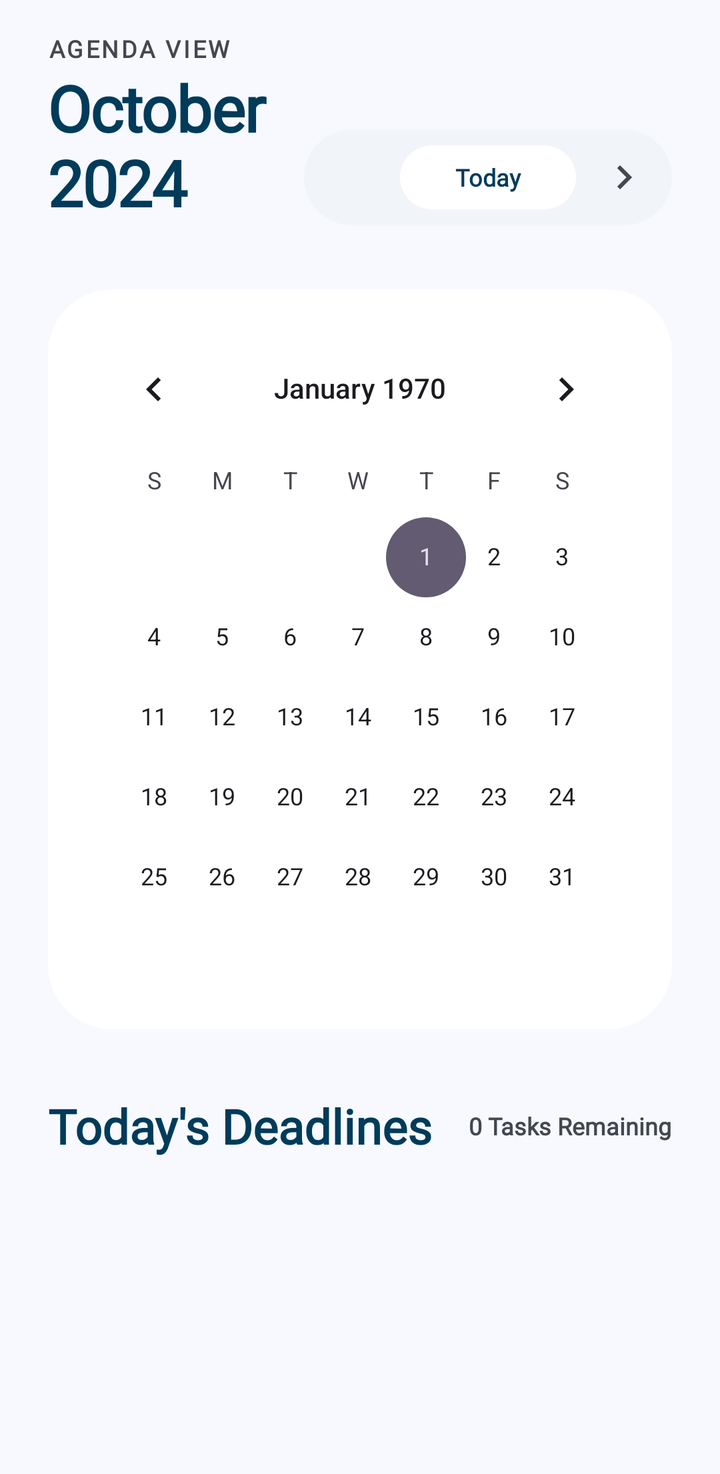
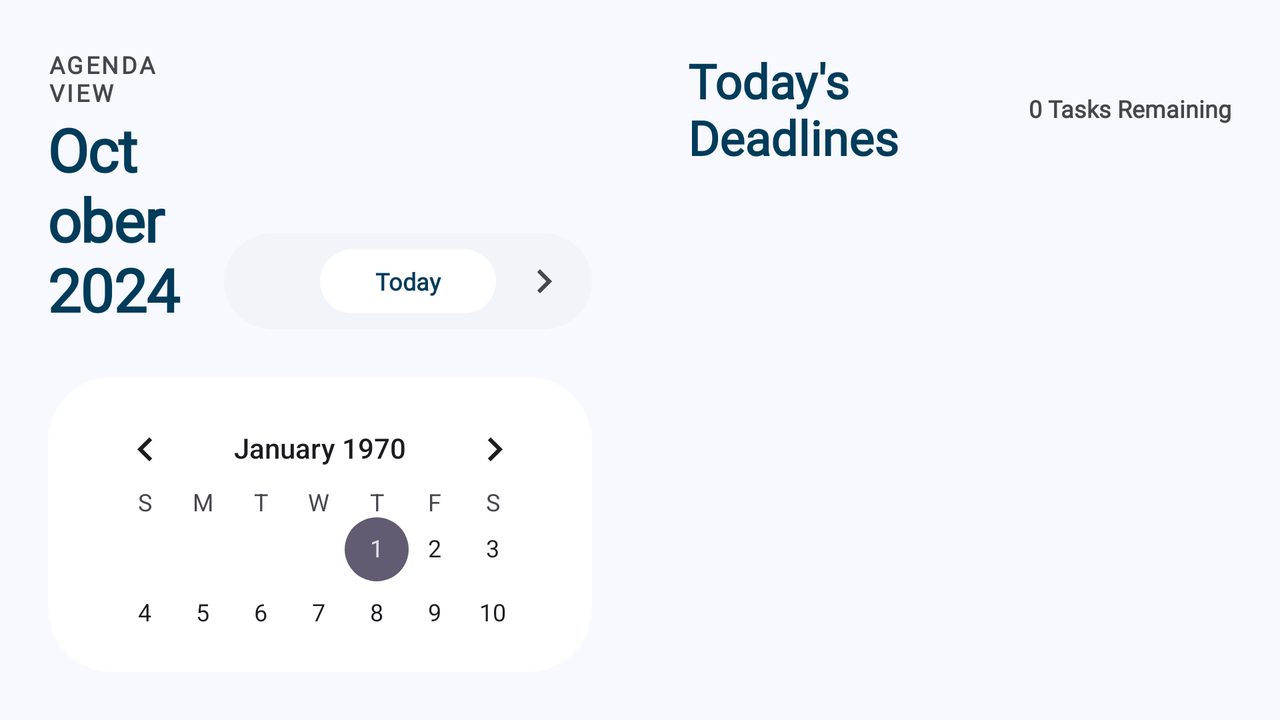

One screen, two layout resources from the same app: the default and the repository's alternative for another configuration. Each is rendered where Android would select it; the XML of both is given below.
<!-- AndroidManifest.xml: application theme Theme.DeadlineDesk -->
<!-- res/layout/fragment_calendar.xml -->
<?xml version="1.0" encoding="utf-8"?>
<androidx.core.widget.NestedScrollView xmlns:android="http://schemas.android.com/apk/res/android"
    xmlns:app="http://schemas.android.com/apk/res-auto"
    xmlns:tools="http://schemas.android.com/tools"
    android:layout_width="match_parent"
    android:layout_height="match_parent"
    android:background="@color/surface"
    android:clipToPadding="false"
    android:paddingBottom="118dp">

    <LinearLayout
        android:layout_width="match_parent"
        android:layout_height="wrap_content"
        android:orientation="vertical"
        android:paddingHorizontal="24dp"
        android:paddingTop="16dp"
        android:paddingBottom="24dp">

        <LinearLayout
            android:layout_width="match_parent"
            android:layout_height="wrap_content"
            android:layout_marginBottom="32dp"
            android:gravity="bottom"
            android:orientation="horizontal"
            android:baselineAligned="false">

            <LinearLayout
                android:layout_width="0dp"
                android:layout_height="wrap_content"
                android:layout_weight="1"
                android:orientation="vertical">

                <TextView
                    android:layout_width="wrap_content"
                    android:layout_height="wrap_content"
                    android:fontFamily="@font/inter"
                    android:text="@string/label_agenda_view"
                    android:textAllCaps="true"
                    android:textColor="@color/on_surface_variant"
                    android:textSize="12sp"
                    android:textStyle="bold"
                    android:letterSpacing="0.1" />

                <TextView
                    android:id="@+id/tv_calendar_header"
                    android:layout_width="wrap_content"
                    android:layout_height="wrap_content"
                    android:fontFamily="@font/manrope"
                    android:text="October 2024"
                    android:textColor="@color/primary"
                    android:textSize="32sp"
                    android:textStyle="bold"
                    android:letterSpacing="-0.02" />
            </LinearLayout>

            <LinearLayout
                android:layout_width="wrap_content"
                android:layout_height="wrap_content"
                android:background="@drawable/bg_calendar_controls"
                android:orientation="horizontal"
                android:padding="4dp"
                android:clipToOutline="true">

                <ImageButton
                    android:id="@+id/btn_prev_month"
                    android:layout_width="40dp"
                    android:layout_height="40dp"
                    android:background="?attr/selectableItemBackgroundBorderless"
                    android:src="@drawable/ic_chevron_left"
                    android:contentDescription="@string/prev_month"
                    app:tint="@color/on_surface_variant" />

                <com.google.android.material.button.MaterialButton
                    android:id="@+id/btn_go_today"
                    android:layout_width="wrap_content"
                    android:layout_height="40dp"
                    android:layout_marginHorizontal="4dp"
                    android:fontFamily="@font/inter"
                    android:paddingHorizontal="14dp"
                    android:text="@string/go_to_today"
                    android:textAllCaps="false"
                    android:textColor="@color/primary"
                    android:textSize="12sp"
                    android:textStyle="bold"
                    app:backgroundTint="@color/surface_container_lowest"
                    app:cornerRadius="20dp"
                    app:elevation="0dp" />

                <ImageButton
                    android:id="@+id/btn_next_month"
                    android:layout_width="40dp"
                    android:layout_height="40dp"
                    android:background="?attr/selectableItemBackgroundBorderless"
                    android:src="@drawable/ic_chevron_right"
                    android:contentDescription="@string/next_month"
                    app:tint="@color/on_surface_variant" />
            </LinearLayout>
        </LinearLayout>

        <com.google.android.material.card.MaterialCardView
            android:layout_width="match_parent"
            android:layout_height="wrap_content"
            android:layout_marginBottom="32dp"
            app:cardBackgroundColor="@color/surface_container_lowest"
            app:cardCornerRadius="32dp"
            app:cardElevation="0dp"
            app:strokeWidth="0dp"
            app:strokeColor="@color/outline_variant"
            app:contentPadding="16dp">

            <CalendarView
                android:id="@+id/calendarView"
                android:layout_width="match_parent"
                android:layout_height="wrap_content" />

        </com.google.android.material.card.MaterialCardView>

        <LinearLayout
            android:layout_width="match_parent"
            android:layout_height="wrap_content"
            android:layout_marginBottom="16dp"
            android:gravity="center_vertical"
            android:orientation="horizontal">

            <TextView
                android:id="@+id/tv_agenda_date"
                android:layout_width="0dp"
                android:layout_height="wrap_content"
                android:layout_weight="1"
                android:fontFamily="@font/manrope"
                android:text="@string/today_deadlines"
                android:textColor="@color/primary"
                android:textSize="24sp"
                android:textStyle="bold" />

            <TextView
                android:id="@+id/tv_task_count"
                android:layout_width="wrap_content"
                android:layout_height="wrap_content"
                android:fontFamily="@font/inter"
                android:text="0 Tasks Remaining"
                android:textColor="@color/on_surface_variant"
                android:textSize="12sp"
                android:textStyle="bold" />
        </LinearLayout>

        <androidx.recyclerview.widget.RecyclerView
            android:id="@+id/recycler_view_agenda"
            android:layout_width="match_parent"
            android:layout_height="wrap_content"
            android:nestedScrollingEnabled="false" />

        <TextView
            android:id="@+id/tv_completed_header"
            android:layout_width="match_parent"
            android:layout_height="wrap_content"
            android:layout_marginTop="32dp"
            android:layout_marginBottom="16dp"
            android:fontFamily="@font/manrope"
            android:text="@string/completed_tasks"
            android:textColor="@color/on_surface_variant"
            android:textSize="16sp"
            android:textStyle="bold"
            android:visibility="gone" />

        <androidx.recyclerview.widget.RecyclerView
            android:id="@+id/recycler_view_completed"
            android:layout_width="match_parent"
            android:layout_height="wrap_content"
            android:nestedScrollingEnabled="false"
            android:visibility="gone" />

        <LinearLayout
            android:id="@+id/empty_state_view"
            android:layout_width="match_parent"
            android:layout_height="wrap_content"
            android:background="@drawable/bg_empty_state"
            android:gravity="center"
            android:orientation="vertical"
            android:padding="40dp"
            android:visibility="gone">

            <FrameLayout
                android:layout_width="120dp"
                android:layout_height="120dp"
                android:layout_marginBottom="32dp">

                <View
                    android:layout_width="match_parent"
                    android:layout_height="match_parent"
                    android:alpha="0.1"
                    android:background="@drawable/bg_squircle_soft"
                    android:rotation="0" />

                <ImageView
                    android:layout_width="80dp"
                    android:layout_height="80dp"
                    android:layout_gravity="center"
                    android:src="@drawable/ic_calendar"
                    android:contentDescription="@string/empty_state_icon_desc"
                    app:tint="@color/primary" />
            </FrameLayout>

            <TextView
                android:layout_width="wrap_content"
                android:layout_height="wrap_content"
                android:fontFamily="@font/manrope"
                android:text="@string/no_deadlines_today"
                android:textColor="@color/on_surface"
                android:textSize="24sp"
                android:textStyle="bold"
                android:layout_marginBottom="8dp"/>

            <TextView
                android:layout_width="wrap_content"
                android:layout_height="wrap_content"
                android:fontFamily="@font/inter"
                android:gravity="center"
                android:text="@string/no_deadlines_desc"
                android:textColor="@color/on_surface_variant"
                android:textSize="16sp"
                android:layout_marginBottom="32dp" />

            <com.google.android.material.button.MaterialButton
                android:id="@+id/btn_empty_add"
                android:layout_width="wrap_content"
                android:layout_height="64dp"
                android:paddingHorizontal="32dp"
                android:text="@string/add_new_assignment"
                android:textAllCaps="false"
                android:textStyle="bold"
                android:fontFamily="@font/inter"
                android:background="@drawable/gradient_primary"
                android:textColor="@color/on_primary"
                app:backgroundTint="@null"
                app:cornerRadius="24dp"
                app:elevation="0dp"
                
                
                app:icon="@drawable/ic_add" />

            <LinearLayout
                android:layout_width="match_parent"
                android:layout_height="wrap_content"
                android:orientation="vertical"
                android:layout_marginTop="32dp">
                
                <include layout="@layout/card_empty_tip"
                    android:id="@+id/tip_1" />
                    
                <include layout="@layout/card_empty_tip" 
                    android:id="@+id/tip_2" />
            </LinearLayout>

        </LinearLayout>
    </LinearLayout>
</androidx.core.widget.NestedScrollView>
<!-- res/layout/card_empty_tip.xml (included above) -->
<?xml version="1.0" encoding="utf-8"?>
<LinearLayout xmlns:android="http://schemas.android.com/apk/res/android"
    android:layout_width="match_parent"
    android:layout_height="wrap_content"
    xmlns:app="http://schemas.android.com/apk/res-auto"
    android:orientation="horizontal"
    android:background="@drawable/bg_rounded_xl"
    android:backgroundTint="@color/surface_container_lowest"
    android:padding="24dp"
    android:layout_marginTop="16dp"
    android:elevation="0dp"
    android:outlineAmbientShadowColor="@color/on_surface"
    android:outlineSpotShadowColor="@color/on_surface">

    <FrameLayout
        android:id="@+id/tip_icon_bg"
        android:layout_width="48dp"
        android:layout_height="48dp"
        android:background="@drawable/bg_rounded_xl"
        android:backgroundTint="#33A5D6A7"
        android:layout_marginEnd="16dp">
        <ImageView
            android:id="@+id/tip_icon"
            android:layout_width="24dp"
            android:layout_height="24dp"
            android:layout_gravity="center"
            android:src="@drawable/ic_priority"
            app:tint="#A5D6A7" />
    </FrameLayout>
    
    <LinearLayout
        android:layout_width="match_parent"
        android:layout_height="wrap_content"
        android:orientation="vertical">
        <TextView
            android:id="@+id/tip_title"
            android:layout_width="wrap_content"
            android:layout_height="wrap_content"
            android:text="Weekly Review"
            android:textColor="@color/primary"
            android:textStyle="bold"
            android:textSize="14sp"
            android:layout_marginBottom="4dp"
            android:fontFamily="@font/manrope" />
        <TextView
            android:id="@+id/tip_desc"
            android:layout_width="wrap_content"
            android:layout_height="wrap_content"
            android:text="Review your progress for the semester and set new goals for next week."
            android:textColor="@color/on_surface_variant"
            android:textSize="12sp"
            android:lineSpacingExtra="1dp"
            android:fontFamily="@font/inter" />
    </LinearLayout>
</LinearLayout>
<!-- resources referenced by this layout -->
<resources>
  <color name="on_primary">#ffffff</color>
  <color name="on_surface">#181c20</color>
  <color name="on_surface_variant">#44474e</color>
  <color name="outline_variant">#26181C20</color>
  <color name="primary">#003b5a</color>
  <color name="surface">#f7f9fe</color>
  <color name="surface_container_lowest">#ffffff</color>
  <!-- drawable bg_calendar_controls (drawable) -->
  <?xml version="1.0" encoding="utf-8"?>
  <shape xmlns:android="http://schemas.android.com/apk/res/android"
      android:shape="rectangle">
      <solid android:color="@color/surface_container_low" />
      <corners android:radius="24dp" />
  </shape>
  <!-- drawable bg_empty_state (drawable) -->
  <?xml version="1.0" encoding="utf-8"?>
  <shape xmlns:android="http://schemas.android.com/apk/res/android"
      android:shape="rectangle">
      <corners android:radius="32dp" />
      <solid android:color="@color/surface_container_low" />
  </shape>
  <!-- drawable bg_squircle_soft (drawable) -->
  <?xml version="1.0" encoding="utf-8"?>
  <shape xmlns:android="http://schemas.android.com/apk/res/android"
      android:shape="rectangle">
      <solid android:color="@color/primary" />
      <corners android:radius="36dp" />
  </shape>
  <string name="add_new_assignment">Add New Assignment</string>
  <string name="completed_tasks">Completed Tasks</string>
  <string name="empty_state_icon_desc">Empty state icon</string>
  <string name="go_to_today">Today</string>
  <string name="label_agenda_view">AGENDA VIEW</string>
  <string name="next_month">Next Month</string>
  <string name="no_deadlines_desc">No deadlines for this date. Time for a well-deserved break or some light reading.</string>
  <string name="no_deadlines_today">All Clear for Today!</string>
  <string name="prev_month">Previous Month</string>
  <string name="today_deadlines">Today\'s Deadlines</string>
  <color name="surface_container_low">#f1f4f9</color>
  <color name="primary_container">#1a5276</color>
  <color name="on_primary_container">#ffffff</color>
  <color name="tertiary">#4b3200</color>
  <color name="on_tertiary">#ffffff</color>
  <color name="tertiary_container">#ffddb3</color>
  <color name="on_tertiary_container">#281800</color>
  <color name="primary_fixed_dim">#9bccf6</color>
  <color name="on_primary_fixed">#001e30</color>
  <color name="surface_variant">#e1e2e8</color>
  <style name="ShapeAppearance.DeadlineDesk.Small" parent="ShapeAppearance.Material3.SmallComponent">
          <item name="cornerFamily">rounded</item>
          <item name="cornerSize">8dp</item>
      </style>
  <style name="ShapeAppearance.DeadlineDesk.Medium" parent="ShapeAppearance.Material3.MediumComponent">
          <item name="cornerFamily">rounded</item>
          <item name="cornerSize">12dp</item>
      </style>
  <style name="ShapeAppearance.DeadlineDesk.Large" parent="ShapeAppearance.Material3.LargeComponent">
          <item name="cornerFamily">rounded</item>
          <item name="cornerSize">24dp</item>
      </style>
  <style name="TextAppearance.DeadlineDesk.HeadlineSmall" parent="TextAppearance.Material3.HeadlineSmall">
          <item name="fontFamily">@font/manrope</item>
          <item name="android:fontFamily">@font/manrope</item>
          <item name="android:textStyle">bold</item>
          <item name="android:textSize">24sp</item>
      </style>
  <style name="TextAppearance.DeadlineDesk.BodyLarge" parent="TextAppearance.Material3.BodyLarge">
          <item name="fontFamily">@font/inter</item>
          <item name="android:fontFamily">@font/inter</item>
          <item name="android:textSize">16sp</item>
      </style>
  <style name="TextAppearance.DeadlineDesk.LabelMedium" parent="TextAppearance.Material3.LabelMedium">
          <item name="fontFamily">@font/inter</item>
          <item name="android:fontFamily">@font/inter</item>
          <item name="android:textStyle">bold</item>
          <item name="android:textSize">12sp</item>
      </style>
  <!-- some entries are left out for length -->
</resources>
<!-- res/layout-land/fragment_calendar.xml (the repository's variant of the layout above) -->
<!-- drawn on the phone turned sideways -->
<?xml version="1.0" encoding="utf-8"?>
<LinearLayout xmlns:android="http://schemas.android.com/apk/res/android"
    xmlns:app="http://schemas.android.com/apk/res-auto"
    xmlns:tools="http://schemas.android.com/tools"
    android:layout_width="match_parent"
    android:layout_height="match_parent"
    android:background="@color/surface"
    android:orientation="horizontal">

    <LinearLayout
        android:layout_width="0dp"
        android:layout_height="match_parent"
        android:layout_weight="1"
        android:clipToPadding="false"
        android:orientation="vertical"
        android:padding="24dp">

        <LinearLayout
            android:layout_width="match_parent"
            android:layout_height="wrap_content"
            android:layout_marginBottom="24dp"
            android:baselineAligned="false"
            android:gravity="bottom"
            android:orientation="horizontal">

            <LinearLayout
                android:layout_width="0dp"
                android:layout_height="wrap_content"
                android:layout_weight="1"
                android:orientation="vertical">

                <TextView
                    android:layout_width="wrap_content"
                    android:layout_height="wrap_content"
                    android:fontFamily="@font/inter"
                    android:letterSpacing="0.1"
                    android:text="@string/label_agenda_view"
                    android:textAllCaps="true"
                    android:textColor="@color/on_surface_variant"
                    android:textSize="12sp"
                    android:textStyle="bold" />

                <TextView
                    android:id="@+id/tv_calendar_header"
                    android:layout_width="wrap_content"
                    android:layout_height="wrap_content"
                    android:fontFamily="@font/manrope"
                    android:letterSpacing="-0.02"
                    android:text="October 2024"
                    android:textColor="@color/primary"
                    android:textSize="30sp"
                    android:textStyle="bold" />
            </LinearLayout>

            <LinearLayout
                android:layout_width="wrap_content"
                android:layout_height="wrap_content"
                android:background="@drawable/bg_calendar_controls"
                android:clipToOutline="true"
                android:orientation="horizontal"
                android:padding="4dp">

                <ImageButton
                    android:id="@+id/btn_prev_month"
                    android:layout_width="40dp"
                    android:layout_height="40dp"
                    android:background="?attr/selectableItemBackgroundBorderless"
                    android:contentDescription="@string/prev_month"
                    android:src="@drawable/ic_chevron_left"
                    app:tint="@color/on_surface_variant" />

                <com.google.android.material.button.MaterialButton
                    android:id="@+id/btn_go_today"
                    android:layout_width="wrap_content"
                    android:layout_height="40dp"
                    android:layout_marginHorizontal="4dp"
                    android:fontFamily="@font/inter"
                    android:paddingHorizontal="14dp"
                    android:text="@string/go_to_today"
                    android:textAllCaps="false"
                    android:textColor="@color/primary"
                    android:textSize="12sp"
                    android:textStyle="bold"
                    app:backgroundTint="@color/surface_container_lowest"
                    app:cornerRadius="20dp"
                    app:elevation="0dp" />

                <ImageButton
                    android:id="@+id/btn_next_month"
                    android:layout_width="40dp"
                    android:layout_height="40dp"
                    android:background="?attr/selectableItemBackgroundBorderless"
                    android:contentDescription="@string/next_month"
                    android:src="@drawable/ic_chevron_right"
                    app:tint="@color/on_surface_variant" />
            </LinearLayout>
        </LinearLayout>

        <com.google.android.material.card.MaterialCardView
            android:layout_width="match_parent"
            android:layout_height="0dp"
            android:layout_weight="1"
            app:cardBackgroundColor="@color/surface_container_lowest"
            app:cardCornerRadius="32dp"
            app:cardElevation="0dp"
            app:strokeColor="@color/outline_variant"
            app:strokeWidth="0dp"
            app:contentPadding="16dp">

            <CalendarView
                android:id="@+id/calendarView"
                android:layout_width="match_parent"
                android:layout_height="match_parent" />
        </com.google.android.material.card.MaterialCardView>
    </LinearLayout>

    <androidx.core.widget.NestedScrollView
        android:layout_width="0dp"
        android:layout_height="match_parent"
        android:layout_weight="1"
        android:background="@color/surface"
        android:fillViewport="true"
        android:padding="24dp"
        android:clipToPadding="false"
        android:paddingBottom="24dp">

        <LinearLayout
            android:layout_width="match_parent"
            android:layout_height="wrap_content"
            android:orientation="vertical">

            <LinearLayout
                android:layout_width="match_parent"
                android:layout_height="wrap_content"
                android:layout_marginBottom="16dp"
                android:gravity="center_vertical"
                android:orientation="horizontal">

                <TextView
                    android:id="@+id/tv_agenda_date"
                    android:layout_width="0dp"
                    android:layout_height="wrap_content"
                    android:layout_weight="1"
                    android:fontFamily="@font/manrope"
                    android:text="@string/today_deadlines"
                    android:textColor="@color/primary"
                    android:textSize="24sp"
                    android:textStyle="bold" />

                <TextView
                    android:id="@+id/tv_task_count"
                    android:layout_width="wrap_content"
                    android:layout_height="wrap_content"
                    android:fontFamily="@font/inter"
                    android:text="0 Tasks Remaining"
                    android:textColor="@color/on_surface_variant"
                    android:textSize="12sp"
                    android:textStyle="bold" />
            </LinearLayout>

            <androidx.recyclerview.widget.RecyclerView
                android:id="@+id/recycler_view_agenda"
                android:layout_width="match_parent"
                android:layout_height="wrap_content"
                android:nestedScrollingEnabled="false" />

            <TextView
                android:id="@+id/tv_completed_header"
                android:layout_width="match_parent"
                android:layout_height="wrap_content"
                android:layout_marginTop="32dp"
                android:layout_marginBottom="16dp"
                android:fontFamily="@font/manrope"
                android:text="@string/completed_tasks"
                android:textColor="@color/on_surface_variant"
                android:textSize="16sp"
                android:textStyle="bold"
                android:visibility="gone" />

            <androidx.recyclerview.widget.RecyclerView
                android:id="@+id/recycler_view_completed"
                android:layout_width="match_parent"
                android:layout_height="wrap_content"
                android:nestedScrollingEnabled="false"
                android:visibility="gone" />

            <LinearLayout
                android:id="@+id/empty_state_view"
                android:layout_width="match_parent"
                android:layout_height="wrap_content"
                android:layout_marginTop="8dp"
                android:background="@drawable/bg_empty_state"
                android:gravity="center"
                android:orientation="vertical"
                android:padding="32dp"
                android:visibility="gone">

                <FrameLayout
                    android:layout_width="120dp"
                    android:layout_height="120dp"
                    android:layout_marginBottom="32dp">

                    <View
                        android:layout_width="match_parent"
                        android:layout_height="match_parent"
                        android:alpha="0.1"
                        android:background="@drawable/bg_squircle_soft"
                        android:rotation="0" />

                    <ImageView
                        android:layout_width="80dp"
                        android:layout_height="80dp"
                        android:layout_gravity="center"
                        android:contentDescription="@string/empty_state_icon_desc"
                        android:src="@drawable/ic_calendar"
                        app:tint="@color/primary" />
                </FrameLayout>

                <TextView
                    android:layout_width="wrap_content"
                    android:layout_height="wrap_content"
                    android:layout_marginBottom="8dp"
                    android:fontFamily="@font/manrope"
                    android:text="@string/no_deadlines_today"
                    android:textColor="@color/on_surface"
                    android:textSize="24sp"
                    android:textStyle="bold" />

                <TextView
                    android:layout_width="wrap_content"
                    android:layout_height="wrap_content"
                    android:layout_marginBottom="32dp"
                    android:fontFamily="@font/inter"
                    android:gravity="center"
                    android:text="@string/no_deadlines_desc"
                    android:textColor="@color/on_surface_variant"
                    android:textSize="16sp" />

                <com.google.android.material.button.MaterialButton
                    android:id="@+id/btn_empty_add"
                    android:layout_width="wrap_content"
                    android:layout_height="64dp"
                    android:background="@drawable/gradient_primary"
                    android:fontFamily="@font/inter"
                    android:paddingHorizontal="32dp"
                    android:text="@string/add_new_assignment"
                    android:textAllCaps="false"
                    android:textColor="@color/on_primary"
                    android:textStyle="bold"
                    app:backgroundTint="@null"
                    app:cornerRadius="24dp"
                    app:elevation="0dp"
                    app:icon="@drawable/ic_add" />

                <LinearLayout
                    android:layout_width="match_parent"
                    android:layout_height="wrap_content"
                    android:layout_marginTop="32dp"
                    android:orientation="vertical">

                    <include
                        android:id="@+id/tip_1"
                        layout="@layout/card_empty_tip" />

                    <include
                        android:id="@+id/tip_2"
                        layout="@layout/card_empty_tip" />
                </LinearLayout>
            </LinearLayout>
        </LinearLayout>
    </androidx.core.widget.NestedScrollView>
</LinearLayout>
